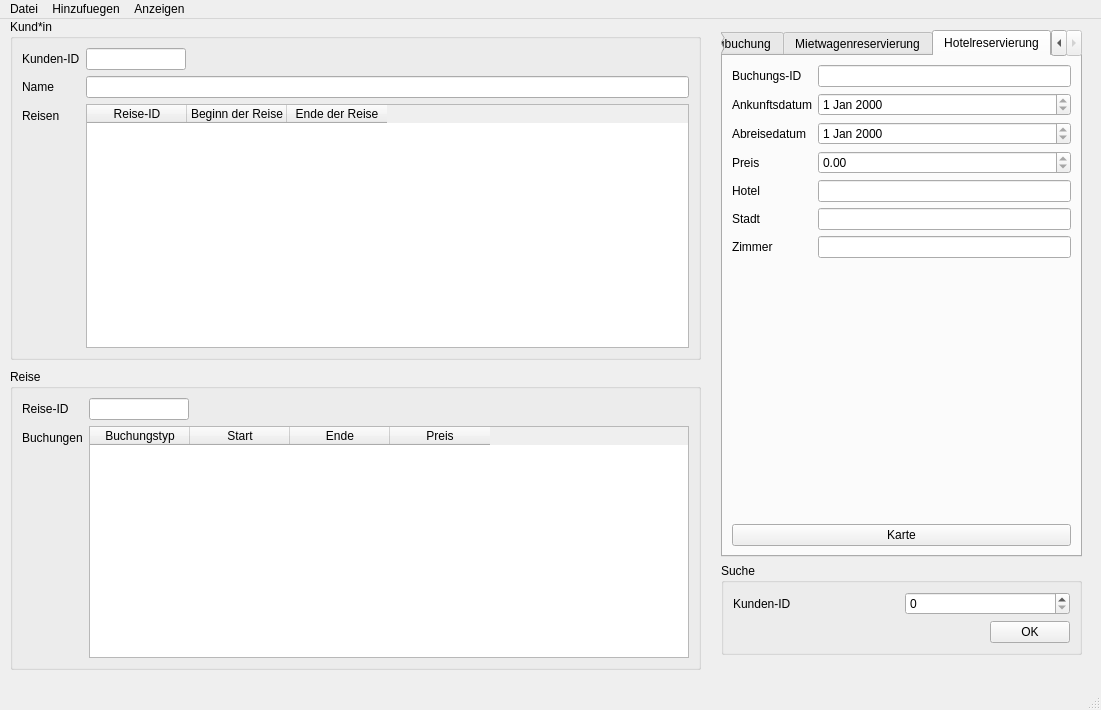
<?xml version="1.0" encoding="UTF-8"?>
<ui version="4.0">
 <class>UpAndAway</class>
 <widget class="QMainWindow" name="UpAndAway">
  <property name="geometry">
   <rect>
    <x>0</x>
    <y>0</y>
    <width>1101</width>
    <height>710</height>
   </rect>
  </property>
  <property name="windowTitle">
   <string>UpAndAway</string>
  </property>
  <widget class="QWidget" name="centralwidget">
   <widget class="QGroupBox" name="groupBoxKunde">
    <property name="geometry">
     <rect>
      <x>10</x>
      <y>0</y>
      <width>691</width>
      <height>341</height>
     </rect>
    </property>
    <property name="title">
     <string>Kund*in</string>
    </property>
    <layout class="QHBoxLayout" name="horizontalLayout_3">
     <item>
      <layout class="QFormLayout" name="formLayout_4">
       <item row="0" column="0">
        <widget class="QLabel" name="label_25">
         <property name="text">
          <string>Kunden-ID</string>
         </property>
        </widget>
       </item>
       <item row="0" column="1">
        <widget class="QLineEdit" name="lineEditKundenID">
         <property name="maximumSize">
          <size>
           <width>100</width>
           <height>16777215</height>
          </size>
         </property>
         <property name="readOnly">
          <bool>true</bool>
         </property>
        </widget>
       </item>
       <item row="1" column="0">
        <widget class="QLabel" name="label_26">
         <property name="text">
          <string>Name</string>
         </property>
        </widget>
       </item>
       <item row="1" column="1">
        <widget class="QLineEdit" name="lineEditKundenName">
         <property name="readOnly">
          <bool>true</bool>
         </property>
        </widget>
       </item>
       <item row="2" column="0">
        <widget class="QLabel" name="label_27">
         <property name="text">
          <string>Reisen</string>
         </property>
        </widget>
       </item>
       <item row="2" column="1">
        <widget class="QTableWidget" name="tableWidgetKunde">
         <attribute name="verticalHeaderVisible">
          <bool>false</bool>
         </attribute>
         <column>
          <property name="text">
           <string>Reise-ID</string>
          </property>
         </column>
         <column>
          <property name="text">
           <string>Beginn der Reise</string>
          </property>
         </column>
         <column>
          <property name="text">
           <string>Ende der Reise</string>
          </property>
         </column>
        </widget>
       </item>
      </layout>
     </item>
    </layout>
   </widget>
   <widget class="QGroupBox" name="groupBoxReise">
    <property name="geometry">
     <rect>
      <x>10</x>
      <y>350</y>
      <width>691</width>
      <height>301</height>
     </rect>
    </property>
    <property name="title">
     <string>Reise</string>
    </property>
    <layout class="QHBoxLayout" name="horizontalLayout_4">
     <item>
      <layout class="QFormLayout" name="formLayout_5">
       <item row="0" column="0">
        <widget class="QLabel" name="label_28">
         <property name="text">
          <string>Reise-ID</string>
         </property>
        </widget>
       </item>
       <item row="0" column="1">
        <widget class="QLineEdit" name="lineEditReiseID">
         <property name="maximumSize">
          <size>
           <width>100</width>
           <height>16777215</height>
          </size>
         </property>
         <property name="readOnly">
          <bool>true</bool>
         </property>
        </widget>
       </item>
       <item row="1" column="0">
        <widget class="QLabel" name="label_29">
         <property name="text">
          <string>Buchungen</string>
         </property>
        </widget>
       </item>
       <item row="1" column="1">
        <widget class="QTableWidget" name="tableWidgetReise">
         <attribute name="verticalHeaderVisible">
          <bool>false</bool>
         </attribute>
         <column>
          <property name="text">
           <string>Buchungstyp</string>
          </property>
         </column>
         <column>
          <property name="text">
           <string>Start</string>
          </property>
         </column>
         <column>
          <property name="text">
           <string>Ende</string>
          </property>
         </column>
         <column>
          <property name="text">
           <string>Preis</string>
          </property>
         </column>
        </widget>
       </item>
      </layout>
     </item>
    </layout>
   </widget>
   <widget class="QWidget" name="layoutWidget">
    <property name="geometry">
     <rect>
      <x>721</x>
      <y>11</y>
      <width>361</width>
      <height>625</height>
     </rect>
    </property>
    <layout class="QVBoxLayout" name="verticalLayout_9">
     <item>
      <widget class="QTabWidget" name="tabWidget">
       <property name="currentIndex">
        <number>2</number>
       </property>
       <property name="movable">
        <bool>false</bool>
       </property>
       <widget class="QWidget" name="Flugbuchung">
        <attribute name="title">
         <string>Flugbuchung</string>
        </attribute>
        <layout class="QVBoxLayout" name="verticalLayout_6">
         <item>
          <layout class="QVBoxLayout" name="verticalLayout_3">
           <item>
            <layout class="QFormLayout" name="formLayout">
             <item row="0" column="0">
              <widget class="QLabel" name="label">
               <property name="text">
                <string>Buchungs-ID</string>
               </property>
              </widget>
             </item>
             <item row="0" column="1">
              <widget class="QLineEdit" name="lineEditId">
               <property name="readOnly">
                <bool>true</bool>
               </property>
              </widget>
             </item>
             <item row="1" column="0">
              <widget class="QLabel" name="label_2">
               <property name="text">
                <string>Ankunftsdatum</string>
               </property>
              </widget>
             </item>
             <item row="1" column="1">
              <widget class="QDateEdit" name="dateEditAnkunft">
               <property name="readOnly">
                <bool>true</bool>
               </property>
              </widget>
             </item>
             <item row="2" column="0">
              <widget class="QLabel" name="label_3">
               <property name="text">
                <string>Abreisedatum</string>
               </property>
              </widget>
             </item>
             <item row="2" column="1">
              <widget class="QDateEdit" name="dateEditAbreise">
               <property name="readOnly">
                <bool>true</bool>
               </property>
              </widget>
             </item>
             <item row="3" column="0">
              <widget class="QLabel" name="label_4">
               <property name="text">
                <string>Preis</string>
               </property>
              </widget>
             </item>
             <item row="3" column="1">
              <widget class="QDoubleSpinBox" name="doubleSpinBoxPreis">
               <property name="readOnly">
                <bool>true</bool>
               </property>
              </widget>
             </item>
             <item row="4" column="0">
              <widget class="QLabel" name="label_5">
               <property name="text">
                <string>Abflugort</string>
               </property>
              </widget>
             </item>
             <item row="4" column="1">
              <widget class="QLineEdit" name="lineEditAbflugort_2">
               <property name="readOnly">
                <bool>true</bool>
               </property>
              </widget>
             </item>
             <item row="5" column="0">
              <widget class="QLabel" name="label_31">
               <property name="text">
                <string/>
               </property>
              </widget>
             </item>
             <item row="5" column="1">
              <widget class="QLineEdit" name="lineEditAbflugort">
               <property name="readOnly">
                <bool>true</bool>
               </property>
              </widget>
             </item>
             <item row="6" column="0">
              <widget class="QLabel" name="label_6">
               <property name="text">
                <string>Ankunftsort</string>
               </property>
              </widget>
             </item>
             <item row="6" column="1">
              <widget class="QLineEdit" name="lineEditAnkunftsort_2">
               <property name="readOnly">
                <bool>true</bool>
               </property>
              </widget>
             </item>
             <item row="7" column="0">
              <widget class="QLabel" name="label_30">
               <property name="text">
                <string/>
               </property>
              </widget>
             </item>
             <item row="7" column="1">
              <widget class="QLineEdit" name="lineEditAnkunftsort">
               <property name="readOnly">
                <bool>true</bool>
               </property>
              </widget>
             </item>
             <item row="8" column="0">
              <widget class="QLabel" name="label_7">
               <property name="text">
                <string>Airline</string>
               </property>
              </widget>
             </item>
             <item row="8" column="1">
              <widget class="QLineEdit" name="lineEditAirline">
               <property name="readOnly">
                <bool>true</bool>
               </property>
              </widget>
             </item>
             <item row="9" column="0">
              <widget class="QLabel" name="label_8">
               <property name="text">
                <string>Flugklasse</string>
               </property>
              </widget>
             </item>
             <item row="9" column="1">
              <widget class="QLineEdit" name="lineEditFlugklasse">
               <property name="readOnly">
                <bool>true</bool>
               </property>
              </widget>
             </item>
            </layout>
           </item>
           <item>
            <spacer name="verticalSpacer">
             <property name="orientation">
              <enum>Qt::Vertical</enum>
             </property>
             <property name="sizeHint" stdset="0">
              <size>
               <width>20</width>
               <height>40</height>
              </size>
             </property>
            </spacer>
           </item>
           <item>
            <widget class="QPushButton" name="pushButtonFlugbuchung">
             <property name="text">
              <string>Karte</string>
             </property>
            </widget>
           </item>
          </layout>
         </item>
        </layout>
       </widget>
       <widget class="QWidget" name="Mietwagenreservierung">
        <attribute name="title">
         <string>Mietwagenreservierung</string>
        </attribute>
        <layout class="QVBoxLayout" name="verticalLayout_7">
         <item>
          <layout class="QVBoxLayout" name="verticalLayout_2">
           <item>
            <layout class="QFormLayout" name="formLayout_2">
             <item row="0" column="0">
              <widget class="QLabel" name="label_9">
               <property name="text">
                <string>Buchungs-ID</string>
               </property>
              </widget>
             </item>
             <item row="0" column="1">
              <widget class="QLineEdit" name="lineEditId_2">
               <property name="readOnly">
                <bool>true</bool>
               </property>
              </widget>
             </item>
             <item row="1" column="0">
              <widget class="QLabel" name="label_10">
               <property name="text">
                <string>Ankunftsdatum</string>
               </property>
              </widget>
             </item>
             <item row="1" column="1">
              <widget class="QDateEdit" name="dateEditAnkunft_2">
               <property name="readOnly">
                <bool>true</bool>
               </property>
              </widget>
             </item>
             <item row="2" column="0">
              <widget class="QLabel" name="label_11">
               <property name="text">
                <string>Abreisedatum</string>
               </property>
              </widget>
             </item>
             <item row="2" column="1">
              <widget class="QDateEdit" name="dateEditAbreise_2">
               <property name="readOnly">
                <bool>true</bool>
               </property>
              </widget>
             </item>
             <item row="3" column="0">
              <widget class="QLabel" name="label_12">
               <property name="text">
                <string>Preis</string>
               </property>
              </widget>
             </item>
             <item row="3" column="1">
              <widget class="QDoubleSpinBox" name="doubleSpinBoxPreis_2">
               <property name="readOnly">
                <bool>true</bool>
               </property>
              </widget>
             </item>
             <item row="4" column="0">
              <widget class="QLabel" name="label_13">
               <property name="text">
                <string>Abholort</string>
               </property>
              </widget>
             </item>
             <item row="4" column="1">
              <widget class="QLineEdit" name="lineEditAbholort">
               <property name="readOnly">
                <bool>true</bool>
               </property>
              </widget>
             </item>
             <item row="5" column="0">
              <widget class="QLabel" name="label_14">
               <property name="text">
                <string>Rueckgabeort</string>
               </property>
              </widget>
             </item>
             <item row="5" column="1">
              <widget class="QLineEdit" name="lineEditRueckgabeort">
               <property name="readOnly">
                <bool>true</bool>
               </property>
              </widget>
             </item>
             <item row="6" column="0">
              <widget class="QLabel" name="label_15">
               <property name="text">
                <string>Firma</string>
               </property>
              </widget>
             </item>
             <item row="6" column="1">
              <widget class="QLineEdit" name="lineEditFirma">
               <property name="readOnly">
                <bool>true</bool>
               </property>
              </widget>
             </item>
             <item row="7" column="0">
              <widget class="QLabel" name="label_16">
               <property name="text">
                <string>Fahrzeugklasse</string>
               </property>
              </widget>
             </item>
             <item row="7" column="1">
              <widget class="QLineEdit" name="lineEditFahrzeugklasse">
               <property name="readOnly">
                <bool>true</bool>
               </property>
              </widget>
             </item>
            </layout>
           </item>
           <item>
            <spacer name="verticalSpacer_2">
             <property name="orientation">
              <enum>Qt::Vertical</enum>
             </property>
             <property name="sizeHint" stdset="0">
              <size>
               <width>20</width>
               <height>40</height>
              </size>
             </property>
            </spacer>
           </item>
           <item>
            <widget class="QPushButton" name="pushButtonMietwagenreservierung">
             <property name="text">
              <string>Karte</string>
             </property>
            </widget>
           </item>
          </layout>
         </item>
        </layout>
       </widget>
       <widget class="QWidget" name="Hotelreservierung">
        <attribute name="title">
         <string>Hotelreservierung</string>
        </attribute>
        <layout class="QVBoxLayout" name="verticalLayout_8">
         <item>
          <layout class="QVBoxLayout" name="verticalLayout">
           <item>
            <layout class="QFormLayout" name="formLayout_3">
             <item row="0" column="0">
              <widget class="QLabel" name="label_17">
               <property name="text">
                <string>Buchungs-ID</string>
               </property>
              </widget>
             </item>
             <item row="0" column="1">
              <widget class="QLineEdit" name="lineEditId_3">
               <property name="readOnly">
                <bool>true</bool>
               </property>
              </widget>
             </item>
             <item row="1" column="0">
              <widget class="QLabel" name="label_18">
               <property name="text">
                <string>Ankunftsdatum</string>
               </property>
              </widget>
             </item>
             <item row="1" column="1">
              <widget class="QDateEdit" name="dateEditAnkunft_3">
               <property name="readOnly">
                <bool>true</bool>
               </property>
              </widget>
             </item>
             <item row="2" column="0">
              <widget class="QLabel" name="label_19">
               <property name="text">
                <string>Abreisedatum</string>
               </property>
              </widget>
             </item>
             <item row="2" column="1">
              <widget class="QDateEdit" name="dateEditAbreise_3">
               <property name="readOnly">
                <bool>true</bool>
               </property>
              </widget>
             </item>
             <item row="3" column="0">
              <widget class="QLabel" name="label_20">
               <property name="text">
                <string>Preis</string>
               </property>
              </widget>
             </item>
             <item row="3" column="1">
              <widget class="QDoubleSpinBox" name="doubleSpinBoxPreis_3">
               <property name="readOnly">
                <bool>true</bool>
               </property>
              </widget>
             </item>
             <item row="4" column="0">
              <widget class="QLabel" name="label_21">
               <property name="text">
                <string>Hotel</string>
               </property>
              </widget>
             </item>
             <item row="4" column="1">
              <widget class="QLineEdit" name="lineEditHotel">
               <property name="readOnly">
                <bool>true</bool>
               </property>
              </widget>
             </item>
             <item row="5" column="0">
              <widget class="QLabel" name="label_22">
               <property name="text">
                <string>Stadt</string>
               </property>
              </widget>
             </item>
             <item row="5" column="1">
              <widget class="QLineEdit" name="lineEditStadt">
               <property name="readOnly">
                <bool>true</bool>
               </property>
              </widget>
             </item>
             <item row="6" column="0">
              <widget class="QLabel" name="label_23">
               <property name="text">
                <string>Zimmer</string>
               </property>
              </widget>
             </item>
             <item row="6" column="1">
              <widget class="QLineEdit" name="lineEditZimmer">
               <property name="readOnly">
                <bool>true</bool>
               </property>
              </widget>
             </item>
            </layout>
           </item>
           <item>
            <spacer name="verticalSpacer_3">
             <property name="orientation">
              <enum>Qt::Vertical</enum>
             </property>
             <property name="sizeHint" stdset="0">
              <size>
               <width>20</width>
               <height>40</height>
              </size>
             </property>
            </spacer>
           </item>
           <item>
            <widget class="QPushButton" name="pushButtonHotelreservierung">
             <property name="text">
              <string>Karte</string>
             </property>
            </widget>
           </item>
          </layout>
         </item>
        </layout>
       </widget>
      </widget>
     </item>
     <item>
      <widget class="QGroupBox" name="groupBoxSuche">
       <property name="title">
        <string>Suche</string>
       </property>
       <layout class="QVBoxLayout" name="verticalLayout_5">
        <item>
         <layout class="QVBoxLayout" name="verticalLayout_4">
          <item>
           <layout class="QHBoxLayout" name="horizontalLayout_2">
            <item>
             <widget class="QLabel" name="label_24">
              <property name="text">
               <string>Kunden-ID</string>
              </property>
             </widget>
            </item>
            <item>
             <widget class="QSpinBox" name="spinBoxSuche"/>
            </item>
           </layout>
          </item>
          <item>
           <layout class="QHBoxLayout" name="horizontalLayout">
            <item>
             <spacer name="horizontalSpacer">
              <property name="orientation">
               <enum>Qt::Horizontal</enum>
              </property>
              <property name="sizeHint" stdset="0">
               <size>
                <width>40</width>
                <height>20</height>
               </size>
              </property>
             </spacer>
            </item>
            <item>
             <widget class="QPushButton" name="pushButtonSuche">
              <property name="text">
               <string>OK</string>
              </property>
             </widget>
            </item>
           </layout>
          </item>
         </layout>
        </item>
       </layout>
      </widget>
     </item>
    </layout>
   </widget>
  </widget>
  <widget class="QMenuBar" name="menubar">
   <property name="geometry">
    <rect>
     <x>0</x>
     <y>0</y>
     <width>1101</width>
     <height>25</height>
    </rect>
   </property>
   <widget class="QMenu" name="menuDatei">
    <property name="title">
     <string>Datei</string>
    </property>
    <addaction name="actionEinlesen"/>
    <addaction name="actionSpeichern"/>
   </widget>
   <widget class="QMenu" name="menuNeu">
    <property name="title">
     <string>Hinzufuegen</string>
    </property>
    <addaction name="actionKunde"/>
    <addaction name="actionBuchung"/>
   </widget>
   <widget class="QMenu" name="menuAnzeigen">
    <property name="title">
     <string>Anzeigen</string>
    </property>
    <addaction name="actionChecks"/>
    <addaction name="actionABC_Analyse"/>
   </widget>
   <addaction name="menuDatei"/>
   <addaction name="menuNeu"/>
   <addaction name="menuAnzeigen"/>
  </widget>
  <widget class="QStatusBar" name="statusbar"/>
  <action name="actionEinlesen">
   <property name="text">
    <string>Einlesen</string>
   </property>
  </action>
  <action name="actionKunde">
   <property name="text">
    <string>Kunde</string>
   </property>
  </action>
  <action name="actionBuchung">
   <property name="text">
    <string>Buchung</string>
   </property>
  </action>
  <action name="actionSpeichern">
   <property name="text">
    <string>Speichern</string>
   </property>
  </action>
  <action name="actionChecks">
   <property name="text">
    <string>Checks</string>
   </property>
  </action>
  <action name="actionABC_Analyse">
   <property name="text">
    <string>ABC-Analyse</string>
   </property>
  </action>
 </widget>
 <resources/>
 <connections/>
</ui>
